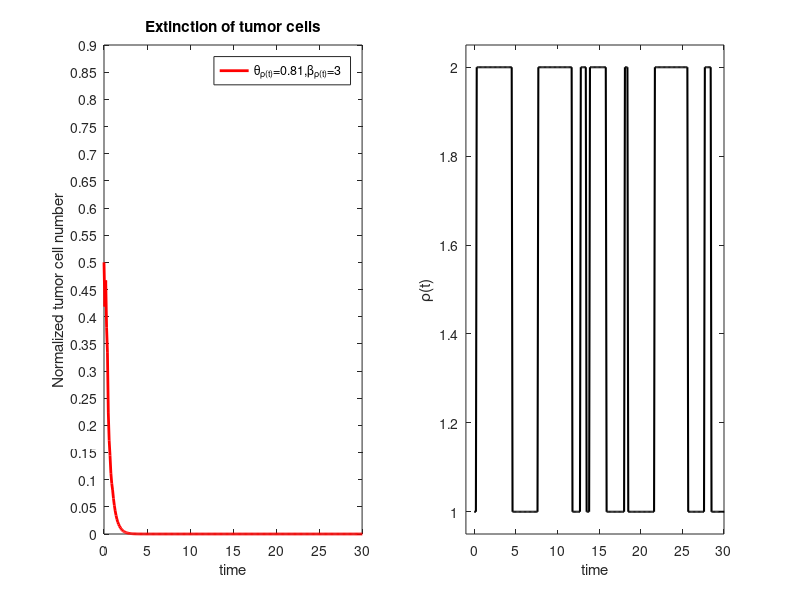

Recreate this plot in MATLAB.
randn('state',47) 
T=3000;
dt=0.1;
N=T/dt;
gw=randn(N,1);
x=zeros(N,1);
t=0:dt:(T-dt);
a=1;b=2;
miua=0.9;
miub=0.6;
r=zeros(1,N);
rzero=a;
p1=miub/(miua+miub)+(miua/(miua+miub))*exp(-(miua+miub)*dt);
p2=miub/(miua+miub)-(miub/(miua+miub))*exp(-(miua+miub)*dt);
R=unifrnd(0,1,1,N);
if p1>R(1)
   r(1)=a;
else r(1)=b;
end
for i =2:N
    if r(i-1)==a
       if p1>R(i)
          r(i)=a;
       else r(i)=b;
       end
    else  r(i-1)=b;
          if p2>R(i)
             r(i)=a;
          else r(i)=b;
          end
    end
end
x(1)=0.5;
theta(1)=0.81;theta(2)=0.81;
beta(1)=3;beta(2)=3;
for j=2:N
    sigma=0.9;
     x(j)=x(j-1)+dt*(x(j-1)*(1-x(j-1)*theta(r(j)))-(beta(r(j))*x(j-1))/(1+x(j-1)))...
        +sqrt(dt)*sigma*x(j-1)^2*gw(j-1)+0.5*sigma*x(j-1)^4*sqrt(dt)*(gw(j-1)^2-1);
end
hold on
subplot(1,2,1)
t=0:dt:(T-dt);
plot(t,x,'r-','linewidth',2)
set(gca,'YTick',0:0.05:0.9)
axis([0 30 0 0.9])
title('Extinction of tumor cells')
xlabel('time')
legend('\theta_{\rho(t)}=0.81,\beta_{\rho(t)}=3')
ylabel('Normalized tumor cell number')
subplot(1,2,2)
t=0:dt:(T-dt);
plot(t,r,'g-','color','k','LineWidth',1.5),hold on
axis([-1,30,0.95,2.05]);
xlabel('time')
ylabel('\rho(t)')
